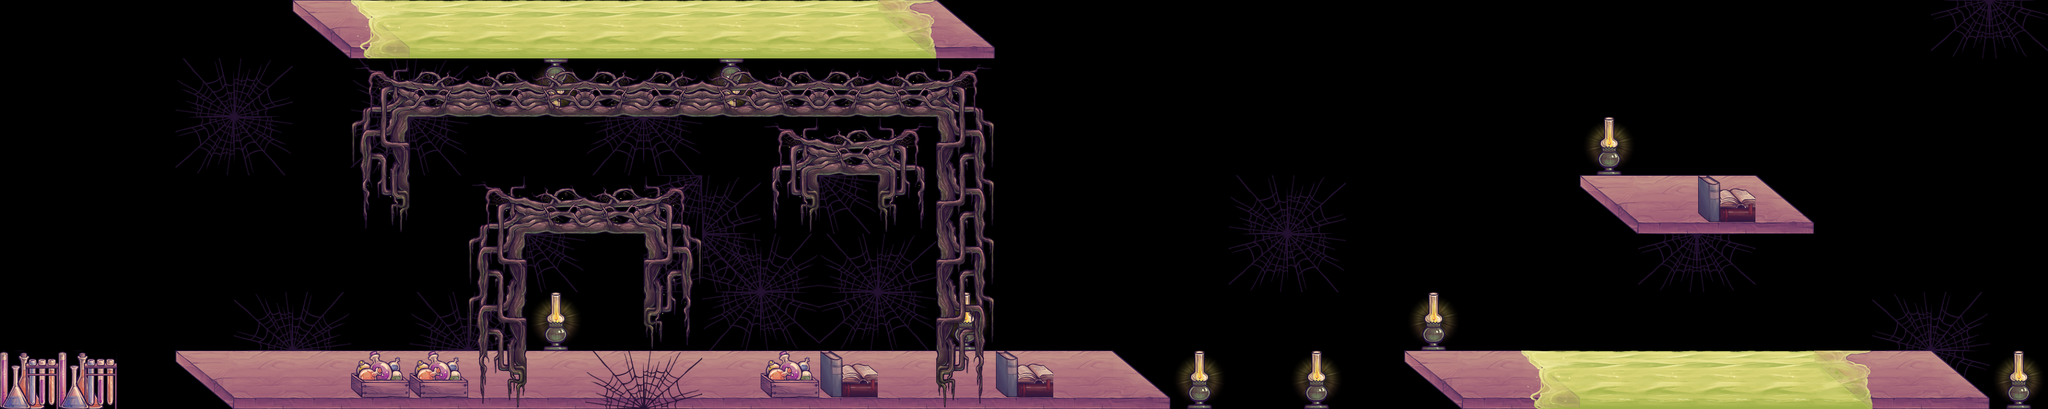

This game map was drawn from its Tiled (.tmx) file and the tilesets committed beside it. A one-line description and the trimmed map source follow:
An orthogonal 35x7 tile map with 95x95 px tiles, 5 tile layers (background, background 2, platforms, foreground, ...), 2 hidden layers not drawn, 4 tilesets.

<map version="1.0" orientation="orthogonal" renderorder="right-down" width="35" height="7" tilewidth="95" tileheight="95">
 <tileset firstgid="1" name="potions" tilewidth="95" tileheight="95">
  <image source="potions.png" width="380" height="95" />
  <tile id="0">
   <properties>
    <property name="color" value="orange" />
    <property name="type" value="potion" />
   </properties>
  </tile>
  <tile id="1">
   <properties>
    <property name="color" value="green" />
    <property name="type" value="potion" />
   </properties>
  </tile>
  <tile id="2">
   <properties>
    <property name="color" value="blue" />
    <property name="type" value="potion" />
   </properties>
  </tile>
  <tile id="3">
   <properties>
    <property name="color" value="pink" />
    <property name="type" value="potion" />
   </properties>
  </tile>
 </tileset>
 <tileset firstgid="5" name="tiles2" tilewidth="95" tileheight="95">
  <image source="tiles2.png" width="475" height="665" />
  <tile id="30">
   <properties>
    <property name="emitter" value="poison-circles.p" />
    <property name="obstacle" value="deadly" />
   </properties>
  </tile>
  <tile id="31">
   <properties>
    <property name="emitter" value="poison-circles.p" />
    <property name="obstacle" value="deadly" />
   </properties>
  </tile>
  <tile id="32">
   <properties>
    <property name="emitter" value="poison-circles.p" />
    <property name="obstacle" value="deadly" />
   </properties>
  </tile>
  <tile id="33">
   <properties>
    <property name="obstacle" value="deadly" />
   </properties>
  </tile>
 </tileset>
 <tileset firstgid="40" name="enemies" tilewidth="95" tileheight="95">
  <image source="enemies.png" width="190" height="95" />
  <tile id="0">
   <properties>
    <property name="name" value="fly" />
    <property name="type" value="enemy" />
   </properties>
  </tile>
  <tile id="1">
   <properties>
    <property name="name" value="spider" />
    <property name="type" value="enemy" />
   </properties>
  </tile>
 </tileset>
 <tileset firstgid="42" name="ingredients" tilewidth="95" tileheight="95">
  <image source="ingredients.png" width="285" height="95" />
  <tile id="0">
   <properties>
    <property name="name" value="ingredient_sour-1" />
    <property name="type" value="ingredient" />
   </properties>
  </tile>
  <tile id="1">
   <properties>
    <property name="name" value="ingredient_sour-2" />
    <property name="type" value="ingredient" />
   </properties>
  </tile>
  <tile id="2">
   <properties>
    <property name="name" value="ingredient_sour-3" />
    <property name="type" value="ingredient" />
   </properties>
  </tile>
 </tileset>
 <layer name="background" width="35" height="7">
  <data>[245 cells, 15 non-empty, 3 distinct tile ids]</data>
 </layer>
 <layer name="background 2" width="35" height="7">
  <data>[245 cells, 22 non-empty, 2 distinct tile ids]</data>
 </layer>
 <layer name="platforms" width="35" height="7">
  <properties>
   <property name="platforms" value="true" />
   <property name="z-index" value="0" />
  </properties>
  <data>[245 cells, 31 non-empty, 5 distinct tile ids]</data>
 </layer>
 <layer name="foreground" width="35" height="7">
  <properties>
   <property name="z-index" value="60" />
  </properties>
  <data>[245 cells, 53 non-empty, 7 distinct tile ids]</data>
 </layer>
 <layer name="obstacles" width="35" height="7">
  <properties>
   <property name="events" value="true" />
  </properties>
  <data>[245 cells, 12 non-empty, 1 distinct tile ids]</data>
 </layer>
 <layer name="enemies" width="35" height="7" visible="0">
  <properties>
   <property name="events" value="true" />
  </properties>
  <data>[245 cells, 6 non-empty, 1 distinct tile ids]</data>
 </layer>
 <layer name="potions" width="35" height="7" visible="0">
  <properties>
   <property name="events" value="true" />
  </properties>
  <data>[245 cells, 5 non-empty, 5 distinct tile ids]</data>
 </layer>
</map>
